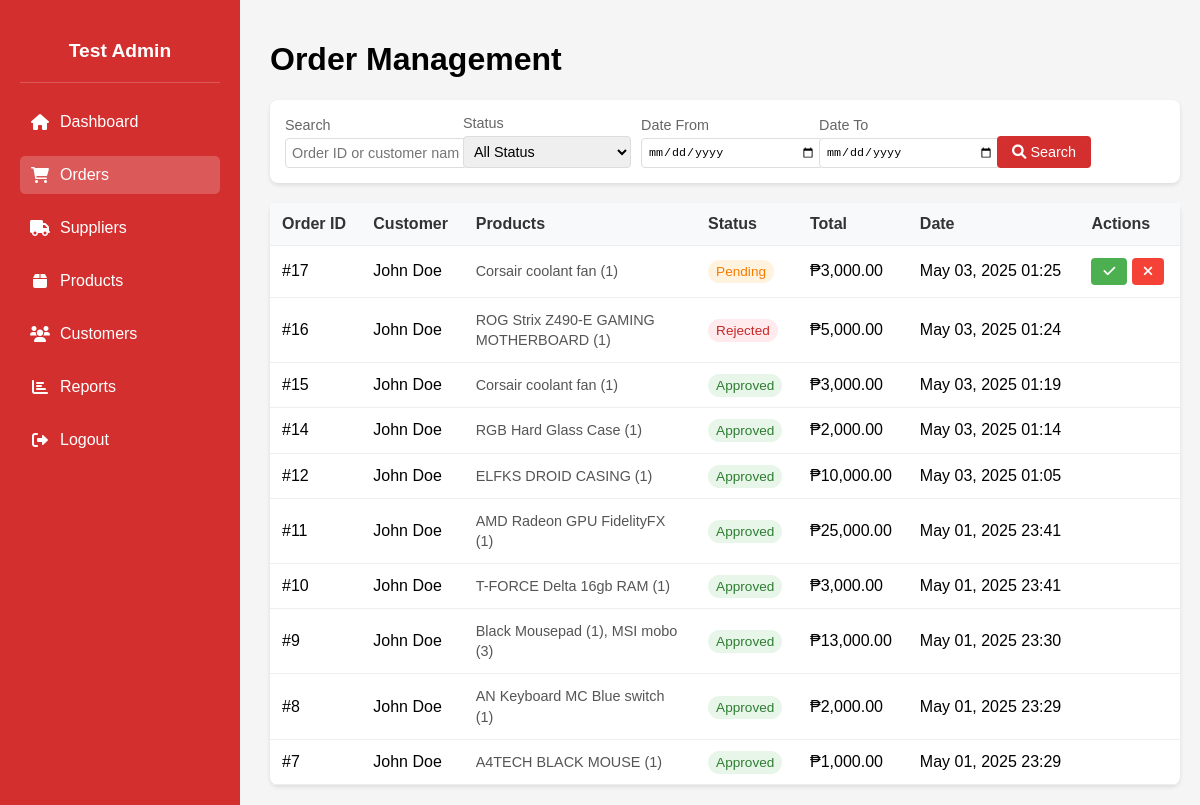
Before: /Admin_orders.php with the older database file.
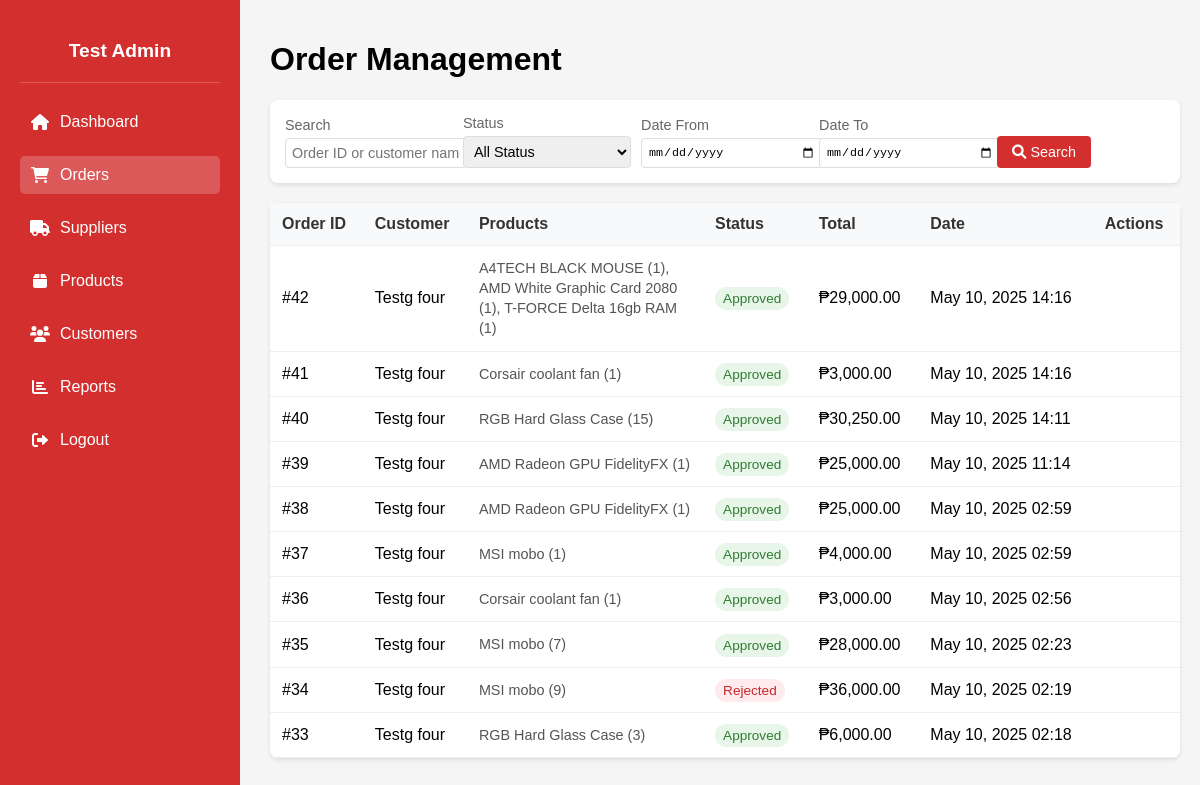
After: the same page with the newer database file.
### tables this page shows
CREATE TABLE `orders` (
  `PK_ORDER_ID` int(11) NOT NULL,
  `FK1_CUSTOMER_ID` int(11) NOT NULL,
  `FK2_PAYMENT_ID` int(11) NOT NULL,
  `FK3_USER_ID` int(11) NOT NULL,
  `TOTAL_PRICE` decimal(10,2) NOT NULL,
  `ORDER_DATE` datetime NOT NULL DEFAULT current_timestamp(),
  `LINE_TOTAL` decimal(10,2) NOT NULL,
  `UPDATE_DATE` datetime DEFAULT NULL,
  `STATUS` enum('Pending','Approved','Rejected') DEFAULT 'Pending'
);

CREATE TABLE `customer` (
  `PK_CUSTOMER_ID` int(11) NOT NULL,
  `L_NAME` varchar(30) NOT NULL,
  `F_NAME` varchar(30) NOT NULL,
  `EMAIL` varchar(255) NOT NULL,
  `PASSWORD_HASH` varchar(255) NOT NULL,
  `CUSTOMER_ADDRESS` varchar(255) NOT NULL,
  `PHONE_NUM` char(15) NOT NULL,
  `CREATED_AT` datetime NOT NULL DEFAULT current_timestamp(),
  `UPDATE_AT` datetime NOT NULL,
  `PROFILE_PIC` varchar(255) DEFAULT 'default.png'
);

### Admin_orders.php (the view, shortened to what the changed rows need)
<?php
include 'db_connect.php';
$items_per_page = 10;
$page = isset($_GET['page']) ? (int)$_GET['page'] : 1;
$offset = ($page - 1) * $items_per_page;
$sql = "SELECT o.PK_ORDER_ID, c.F_NAME, c.L_NAME, o.STATUS, o.TOTAL_PRICE, o.ORDER_DATE,
        GROUP_CONCAT(CONCAT(p.PROD_NAME, ' (', od.QTY, ')') SEPARATOR ', ') as products
        FROM orders o
        JOIN customer c ON o.FK1_CUSTOMER_ID = c.PK_CUSTOMER_ID
        JOIN order_detail od ON o.PK_ORDER_ID = od.FK2_ORDER_ID
        JOIN products p ON od.FK1_PRODUCT_ID = p.PK_PRODUCT_ID
        WHERE 1=1";
$sql .= " GROUP BY o.PK_ORDER_ID, c.F_NAME, c.L_NAME, o.STATUS, o.TOTAL_PRICE, o.ORDER_DATE";
$sql .= " ORDER BY o.ORDER_DATE DESC LIMIT ? OFFSET ?";
$stmt = $conn->prepare($sql);
$types = "";
$params = array();
$types .= "ii";
$params[] = $items_per_page;
$params[] = $offset;
if (!empty($params)) {
    $stmt->bind_param($types, ...$params);
}
$stmt->execute();
$result = $stmt->get_result();
?>
<!DOCTYPE html>
<html lang="en">
<head>
    <link rel="stylesheet" href="https://cdnjs.cloudflare.com/ajax/libs/font-awesome/6.0.0/css/all.min.css">
</head>
<body>
    <div class="orders-section">
        <h1>Order Management</h1>
        <table class="orders-table">
            <thead>
                <tr>
                    <th>Order ID</th>
                    <th>Customer</th>
                    <th>Products</th>
                    <th>Status</th>
                    <th>Total</th>
                    <th>Date</th>
                    <th>Actions</th>
                </tr>
            </thead>
            <tbody>
                <?php while ($row = $result->fetch_assoc()): ?>
                <tr>
                    <td>#<?php echo htmlspecialchars($row['PK_ORDER_ID']); ?></td>
                    <td><?php echo htmlspecialchars($row['F_NAME'] . ' ' . $row['L_NAME']); ?></td>
                    <td class="products-cell"><?php echo htmlspecialchars($row['products']); ?></td>
                    <td>
                        <span class="status-badge status-<?php echo strtolower($row['STATUS']); ?>">
                            <?php echo htmlspecialchars($row['STATUS']); ?>
                        </span>
                    </td>
                    <td>₱<?php echo number_format($row['TOTAL_PRICE'], 2); ?></td>
                    <td><?php echo date('M d, Y H:i', strtotime($row['ORDER_DATE'])); ?></td>
                    <td>
                        <?php if ($row['STATUS'] === 'Pending'): ?>
                        <form method="POST" style="display: inline;">
                            <button type="submit" name="action" value="approve" class="btn btn-approve">
                                <i class="fas fa-check"></i>
                            </button>
                            <button type="submit" name="action" value="reject" class="btn btn-reject">
                                <i class="fas fa-times"></i>
                            </button>
                        </form>
                        <?php endif; ?>
                    </td>
                </tr>
                <?php endwhile; ?>
            </tbody>
        </table>
    </div>
</body>
</html>

Changed rows visible on the page:
no longer on this page (row edited): orders: PK_ORDER_ID "17", FK1_CUSTOMER_ID.L_NAME "John Doe", products "Corsair coolant fan (1)", STATUS "Pending", TOTAL_PRICE "3,000.00", ORDER_DATE "May 03, 2025 01:25"
no longer on this page (row edited): orders: PK_ORDER_ID "16", FK1_CUSTOMER_ID.L_NAME "John Doe", products "ROG Strix Z490-E GAMING MOTHERBOARD (1)", STATUS "Rejected", TOTAL_PRICE "5,000.00", ORDER_DATE "May 03, 2025 01:24"
no longer on this page (row edited): orders: PK_ORDER_ID "15", FK1_CUSTOMER_ID.L_NAME "John Doe", products "Corsair coolant fan (1)", STATUS "Approved", TOTAL_PRICE "3,000.00", ORDER_DATE "May 03, 2025 01:19"
no longer on this page (row edited): orders: PK_ORDER_ID "14", FK1_CUSTOMER_ID.L_NAME "John Doe", products "RGB Hard Glass Case (1)", STATUS "Approved", TOTAL_PRICE "2,000.00", ORDER_DATE "May 03, 2025 01:14"
no longer on this page (row edited): orders: PK_ORDER_ID "12", FK1_CUSTOMER_ID.L_NAME "John Doe", products "ELFKS DROID CASING (1)", STATUS "Approved", TOTAL_PRICE "10,000.00", ORDER_DATE "May 03, 2025 01:05"
no longer on this page (row edited): orders: PK_ORDER_ID "11", FK1_CUSTOMER_ID.L_NAME "John Doe", products "AMD Radeon GPU FidelityFX (1)", STATUS "Approved", TOTAL_PRICE "25,000.00", ORDER_DATE "May 01, 2025 23:41"
no longer on this page (row edited): orders: PK_ORDER_ID "10", FK1_CUSTOMER_ID.L_NAME "John Doe", products "T-FORCE Delta 16gb RAM (1)", STATUS "Approved", TOTAL_PRICE "3,000.00", ORDER_DATE "May 01, 2025 23:41"
no longer on this page (row edited): orders: PK_ORDER_ID "9", FK1_CUSTOMER_ID.L_NAME "John Doe", products "Black Mousepad (1), MSI mobo (3)", STATUS "Approved", TOTAL_PRICE "13,000.00", ORDER_DATE "May 01, 2025 23:30"
no longer on this page (row edited): orders: PK_ORDER_ID "8", FK1_CUSTOMER_ID.L_NAME "John Doe", products "AN Keyboard MC Blue switch (1)", STATUS "Approved", TOTAL_PRICE "2,000.00", ORDER_DATE "May 01, 2025 23:29"
no longer on this page (row edited): orders: PK_ORDER_ID "7", FK1_CUSTOMER_ID.L_NAME "John Doe", products "A4TECH BLACK MOUSE (1)", STATUS "Approved", TOTAL_PRICE "1,000.00", ORDER_DATE "May 01, 2025 23:29"
added orders: PK_ORDER_ID "42", FK1_CUSTOMER_ID.L_NAME "Testg four", products "A4TECH BLACK MOUSE (1), AMD White Graphic Card 2080 (1), T-FORCE Delta 16gb RAM (1)", STATUS "Approved", TOTAL_PRICE "29,000.00", ORDER_DATE "May 10, 2025 14:16"
added orders: PK_ORDER_ID "41", FK1_CUSTOMER_ID.L_NAME "Testg four", products "Corsair coolant fan (1)", STATUS "Approved", TOTAL_PRICE "3,000.00", ORDER_DATE "May 10, 2025 14:16"
added orders: PK_ORDER_ID "40", FK1_CUSTOMER_ID.L_NAME "Testg four", products "RGB Hard Glass Case (15)", STATUS "Approved", TOTAL_PRICE "30,250.00", ORDER_DATE "May 10, 2025 14:11"
added orders: PK_ORDER_ID "39", FK1_CUSTOMER_ID.L_NAME "Testg four", products "AMD Radeon GPU FidelityFX (1)", STATUS "Approved", TOTAL_PRICE "25,000.00", ORDER_DATE "May 10, 2025 11:14"
added orders: PK_ORDER_ID "38", FK1_CUSTOMER_ID.L_NAME "Testg four", products "AMD Radeon GPU FidelityFX (1)", STATUS "Approved", TOTAL_PRICE "25,000.00", ORDER_DATE "May 10, 2025 02:59"
added orders: PK_ORDER_ID "37", FK1_CUSTOMER_ID.L_NAME "Testg four", products "MSI mobo (1)", STATUS "Approved", TOTAL_PRICE "4,000.00", ORDER_DATE "May 10, 2025 02:59"
added orders: PK_ORDER_ID "36", FK1_CUSTOMER_ID.L_NAME "Testg four", products "Corsair coolant fan (1)", STATUS "Approved", TOTAL_PRICE "3,000.00", ORDER_DATE "May 10, 2025 02:56"
added orders: PK_ORDER_ID "35", FK1_CUSTOMER_ID.L_NAME "Testg four", products "MSI mobo (7)", STATUS "Approved", TOTAL_PRICE "28,000.00", ORDER_DATE "May 10, 2025 02:23"
added orders: PK_ORDER_ID "34", FK1_CUSTOMER_ID.L_NAME "Testg four", products "MSI mobo (9)", STATUS "Rejected", TOTAL_PRICE "36,000.00", ORDER_DATE "May 10, 2025 02:19"
added orders: PK_ORDER_ID "33", FK1_CUSTOMER_ID.L_NAME "Testg four", products "RGB Hard Glass Case (3)", STATUS "Approved", TOTAL_PRICE "6,000.00", ORDER_DATE "May 10, 2025 02:18"
